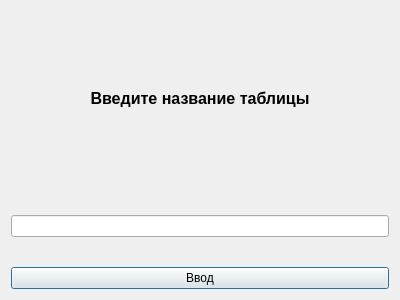
<?xml version="1.0" encoding="UTF-8"?>
<ui version="4.0">
 <class>EntityCreator</class>
 <widget class="QDialog" name="EntityCreator">
  <property name="geometry">
   <rect>
    <x>0</x>
    <y>0</y>
    <width>400</width>
    <height>300</height>
   </rect>
  </property>
  <property name="sizePolicy">
   <sizepolicy hsizetype="Fixed" vsizetype="Fixed">
    <horstretch>0</horstretch>
    <verstretch>0</verstretch>
   </sizepolicy>
  </property>
  <property name="contextMenuPolicy">
   <enum>Qt::NoContextMenu</enum>
  </property>
  <property name="windowTitle">
   <string>Создание</string>
  </property>
  <layout class="QVBoxLayout" name="verticalLayout_2">
   <item>
    <layout class="QVBoxLayout" name="verticalLayout">
     <property name="spacing">
      <number>30</number>
     </property>
     <item>
      <widget class="QLabel" name="label">
       <property name="sizePolicy">
        <sizepolicy hsizetype="Preferred" vsizetype="Preferred">
         <horstretch>0</horstretch>
         <verstretch>0</verstretch>
        </sizepolicy>
       </property>
       <property name="font">
        <font>
         <pointsize>12</pointsize>
         <weight>75</weight>
         <italic>false</italic>
         <bold>true</bold>
         <kerning>true</kerning>
        </font>
       </property>
       <property name="text">
        <string>Введите название таблицы</string>
       </property>
       <property name="alignment">
        <set>Qt::AlignCenter</set>
       </property>
       <property name="wordWrap">
        <bool>false</bool>
       </property>
      </widget>
     </item>
     <item>
      <widget class="QLineEdit" name="lineEdit"/>
     </item>
     <item>
      <widget class="QPushButton" name="pushButton">
       <property name="text">
        <string>Ввод</string>
       </property>
      </widget>
     </item>
    </layout>
   </item>
  </layout>
 </widget>
 <resources/>
 <connections/>
</ui>
